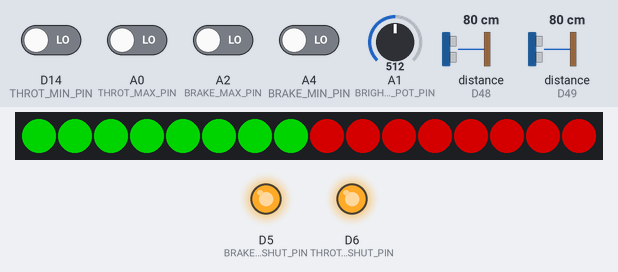
A sketch run on a simulated Arduino MKR. Parts: 16 RGB LEDs in strip order, left to right, output pins drawn as LEDs (lit = HIGH). The test bench sets the inputs (shaded band); at power-on: A0 (THROT_MAX_PIN), A2 (BRAKE_MAX_PIN), A4 (BRAKE_MIN_PIN), D14 (THROT_MIN_PIN) LOW, distance to the obstacle (sensors on D48, D49) 80 cm, A1 (BRIGHTNESS_POT_PIN) = 512. Dim RGB values are drawn brighter than linear; what the sketch prints to the serial monitor is not drawn.

Above: at 2.7 s.
2.8 s: distance to the obstacle (sensor on D48) set to 250 cm
At 3.4 s:
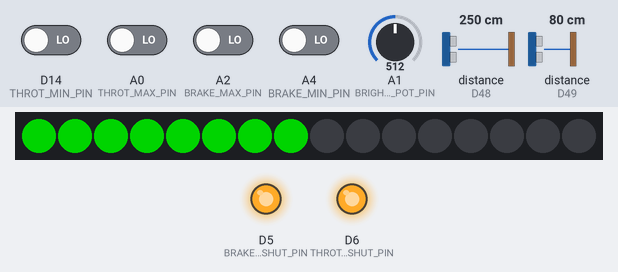
4.3 s: A1 (BRIGHTNESS_POT_PIN) set to 716
5.8 s: distance to the obstacle (sensor on D48) set to 2 cm
At 7.0 s:
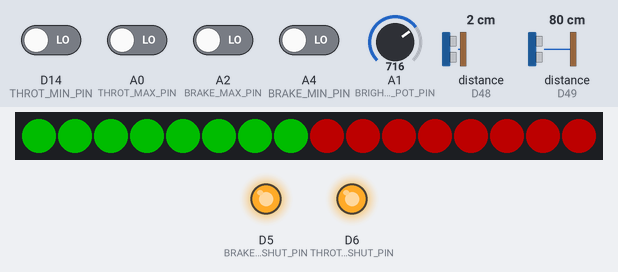
7.3 s: distance to the obstacle (sensor on D49) set to 250 cm
At 8.4 s:
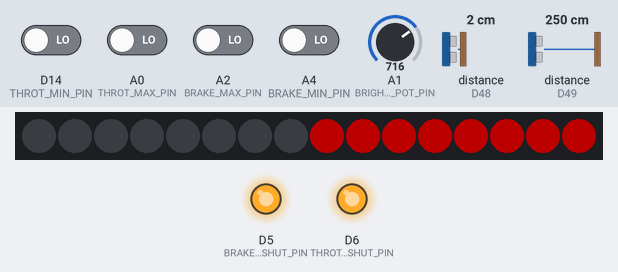
8.8 s: A1 (BRIGHTNESS_POT_PIN) set to 900
10.3 s: distance to the obstacle (sensor on D49) set to 2 cm
At 10.8 s:
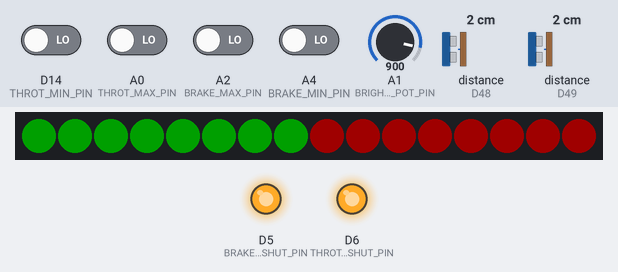
Timing chart, 0 to 12.8 s (numbered marks = the images above; inputs shaded):
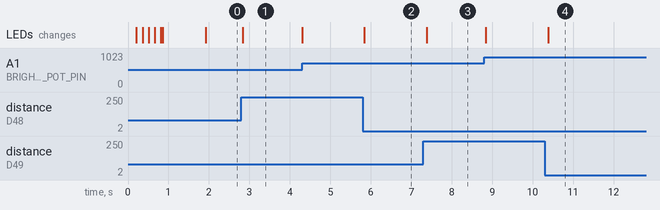

Measured:
- after the input at 2.8 s, the LEDs: change at once (image 1)
- after the input at 5.8 s, the LEDs: change at once (image 2)
- after the input at 7.3 s, the LEDs: change after 0.08 s (image 3)
- after the input at 10.3 s, the LEDs: change after 0.09 s (image 4)

The sketch:

PedalSensorFirmware.ino
```cpp
#include "Adafruit_NeoPixel.h"
#include "Adafruit_VL53L0X.h"
#include <FlashStorage.h>

//PIXELS
#define PIXEL_DATA_PIN        13
#define NUM_BRAKE_PIXELS      8
#define BRAKE_PIXEL_START     15
#define BRAKE_PIXEL_END       (BRAKE_PIXEL_START - NUM_BRAKE_PIXELS) - 1
#define NUM_THROTTLE_PIXELS   8
#define THROTTLE_PIXEL_START  0
#define THROTTLE_PIXEL_END    THROTTLE_PIXEL_START + (NUM_THROTTLE_PIXELS - 1)
#define PIXEL_COUNT           (NUM_BRAKE_PIXELS + NUM_THROTTLE_PIXELS)

//DISTANCE_SENSORS
#define THROTTLE_LOX_XSHUT_PIN  6
#define BRAKE_LOX_XSHUT_PIN     5
#define THROTTLE_LOX_ADDRESS    0x31
#define BRAKE_LOX_ADDRESS       0x30
#define SENSOR_RANGE_MIN        20
#define SENSOR_RANGE_MAX        1200

//MOMENTARY CALIBRATION SWITCHES
#define THROT_MIN_PIN 14
#define THROT_MAX_PIN 15
#define BRAKE_MIN_PIN 19
#define BRAKE_MAX_PIN 17

//POTS
#define BRIGHTNESS_POT_PIN 16

//OTHER
#define SAVE_TO_FLASH true
#define FLASH_UPDATE_DELAY 1000
#define WAIT_FOR_SERIAL_DELAY_MS 1000
#define SKIP_LOX false
#define DEBUG_LOX false
#define MAIN_LOOP_DELAY_MS 10

//GLOBALS
Adafruit_VL53L0X throttleLox = Adafruit_VL53L0X();
Adafruit_VL53L0X brakeLox = Adafruit_VL53L0X();
Adafruit_NeoPixel neo_pixels(PIXEL_COUNT, PIXEL_DATA_PIN, NEO_GRB + NEO_KHZ800);

//Initial sensor bounds (invalid)
int throttleMaxDist = -1;
int throttleMinDist = -1;
int brakeMaxDist = -1;
int brakeMinDist = -1;

//Initial Sensor Disances (invalid)
int throttleDist = -1;
int brakeDist = -1;

//Flash tracking
uint lastFlashWrite = 0;
boolean needToWriteSettings = false;

//Other
boolean justPoweredOn = true;

typedef struct {
  boolean valid;
  int throtMin;
  int throtMax;
  int brakeMin;
  int brakeMax;
} Settings;

FlashStorage(settings_flash_store, Settings);

void setup() {

  /////// setup serial console ///////
  Serial.begin(9600);

  // wait until serial port opens for native USB devices
  int delayStartTime = millis();
  while (!Serial && (millis() - delayStartTime <= WAIT_FOR_SERIAL_DELAY_MS)) {
    delay(1);
    Serial.println("waiting on serial comm...");
  }

  Serial.println("Staring Up...");

  /////// Setup Switches/POTS ///////
  pinMode(THROT_MIN_PIN, INPUT);
  pinMode(THROT_MAX_PIN, INPUT);
  pinMode(BRAKE_MIN_PIN, INPUT);
  pinMode(BRAKE_MAX_PIN, INPUT);
  pinMode(BRIGHTNESS_POT_PIN, INPUT);

  /////// Setup Pixels /////////
  pinMode(PIXEL_DATA_PIN, OUTPUT);

  //Clear Pixels
  neo_pixels.begin();
  clearPixels(0, PIXEL_COUNT);
  neo_pixels.show();


  /////// Setup Distance Sensors ///////
  pinMode(THROTTLE_LOX_XSHUT_PIN, OUTPUT);
  pinMode(BRAKE_LOX_XSHUT_PIN, OUTPUT);
  Serial.println("Resetting L0X sensors");
  digitalWrite(THROTTLE_LOX_XSHUT_PIN, LOW);
  digitalWrite(BRAKE_LOX_XSHUT_PIN, LOW);
  delay(10);

  if(!SKIP_LOX)
  {
    Serial.println("Turning On Brake Sensor");
    digitalWrite(BRAKE_LOX_XSHUT_PIN, HIGH);
    delay(10);

    Serial.println("Setting Brake Sensor Address");
    if(!brakeLox.begin(BRAKE_LOX_ADDRESS)) {
      Serial.println("------Failed to boot Brake Sensor");
      //TODO: Some failure indicator to the user
     // while(1);
    }

    Serial.println("Turning On Throttle Sensor");
    digitalWrite(THROTTLE_LOX_XSHUT_PIN, HIGH);
    delay(10);

    Serial.println("Setting Throttle Sensor Address");
    if(!throttleLox.begin(THROTTLE_LOX_ADDRESS)) {
      Serial.println("--------Failed to boot Throttle Sensor");
      //TODO: Some failure indicator to the user
      //while(1);
    }
  }


  //////// GET FLASH MEM VALUES ///////////
  Settings settings;
  settings = settings_flash_store.read();

  if(settings.valid == false) {
      if(SAVE_TO_FLASH) {
        Serial.println("Flash data not valid, setting default data");
        settings.throtMin = -1;
        settings.throtMax = -1;
        settings.brakeMin = -1;
        settings.brakeMax = -1;
        settings.valid = true;
        settings_flash_store.write(settings);
      }
  } else {
      Serial.println("Found valid flash data:");
      throttleMinDist = settings.throtMin;
      throttleMaxDist = settings.throtMax;
      brakeMinDist = settings.brakeMin;
      brakeMaxDist = settings.brakeMax;
      Serial.print("Throttle Min: "); Serial.println(throttleMinDist);
      Serial.print("Throttle Max: "); Serial.println(throttleMaxDist);
      Serial.print("Brake Min: "); Serial.println(brakeMinDist);
      Serial.print("Brake Max: "); Serial.println(brakeMaxDist);
  }
}

void clearPixels(int startPixel, int endPixel) {
  int temp;

  if(endPixel < startPixel) {
    temp = endPixel;
    endPixel = startPixel;
    startPixel = temp;
  }

  for(int i = startPixel; i < endPixel; i++){
    neo_pixels.setPixelColor(i, 0, 0, 0);
  }
}

void runPowerOnAnimation() {
  clearPixels(0, PIXEL_COUNT);
  neo_pixels.show();

  int brakeLightDirection = (BRAKE_PIXEL_START <= BRAKE_PIXEL_END) ? 1:-1;
  for(int i = BRAKE_PIXEL_START, lightCount = 0; i != BRAKE_PIXEL_END, lightCount < NUM_BRAKE_PIXELS; i += brakeLightDirection, lightCount++) {
      //Light up full lights
      neo_pixels.setPixelColor(i, 5, 0, 0);
      neo_pixels.show();
      delay(50);
  }
//  neo_pixels.show();
//  delay(500);
//
  int throttleLightDirection = (THROTTLE_PIXEL_START <= THROTTLE_PIXEL_END) ? 1:-1;
  for(int i = THROTTLE_PIXEL_START, lightCount = 0; i != THROTTLE_PIXEL_END, lightCount < NUM_THROTTLE_PIXELS; i += throttleLightDirection, lightCount++) {
      //Light up full lights
      neo_pixels.setPixelColor(i, 0, 5, 0);
      neo_pixels.show();
      delay(50);
  }

  neo_pixels.show();
  delay(1000);

  clearPixels(0, PIXEL_COUNT);
  neo_pixels.show();
}

void updatePixels(int throtVal, int brakeVal, int throtMin, int throtMax, int brakeMin, int brakeMax, int maxBrightness) {
  int throtPercent;
  int brakePercent;

  clearPixels(0, PIXEL_COUNT);

  if(throtVal != -1 && throtMin != -1 && throtMax != -1) {
    throtPercent = 100 - map(constrain(throtVal,throtMin,throtMax), throtMin, throtMax, 0, 100);
  } else {
    throtPercent = 0;
  }


  if(brakeVal != -1 && brakeMin != -1 && throtMax != -1) {
    brakePercent = 100 - map(constrain(brakeVal, brakeMin, brakeMax), brakeMin, brakeMax, 0, 100);
  } else {
    brakePercent = 0;
  }

  //THROTTLE
  float wholeThrottleLight = 100 / NUM_THROTTLE_PIXELS;
  int numFullThrottleLights = floor((float)throtPercent / wholeThrottleLight);
  double decimal = ((double)throtPercent / wholeThrottleLight) - (double)floor((float)throtPercent / wholeThrottleLight);
  int partialThrottleLightVal = round(decimal * maxBrightness);
  int throttleLightDirection = (THROTTLE_PIXEL_START <= THROTTLE_PIXEL_END) ? 1:-1;
  for(int i = THROTTLE_PIXEL_START, lightCount = 0; i != THROTTLE_PIXEL_END, lightCount < numFullThrottleLights; i += throttleLightDirection, lightCount++) {
      //Light up full lights
      neo_pixels.setPixelColor(i, 0, maxBrightness, 0);
  }

  //Set partial throttle light
  if(partialThrottleLightVal > 0 && numFullThrottleLights < NUM_THROTTLE_PIXELS) {
    neo_pixels.setPixelColor(THROTTLE_PIXEL_START + (numFullThrottleLights * throttleLightDirection), 0, partialThrottleLightVal, 0);
  }

  double wholeBrakeLight = (double)100 / (double)NUM_BRAKE_PIXELS;
  int numFullBrakeLights = floor((double)brakePercent / (double)wholeBrakeLight);
  decimal = ((double)brakePercent / wholeBrakeLight) - (double)floor((double)brakePercent / (double)wholeBrakeLight);
  int partialBrakeLightVal = round(decimal * maxBrightness);
  int brakeLightDirection = (BRAKE_PIXEL_START <= BRAKE_PIXEL_END) ? 1:-1;
  for(int i = BRAKE_PIXEL_START, lightCount = 0; i != BRAKE_PIXEL_END, lightCount < numFullBrakeLights; i += brakeLightDirection, lightCount++) {
      //Light up full lights
      neo_pixels.setPixelColor(i, maxBrightness, 0, 0);
  }

  //Set partial brake light
  if(partialBrakeLightVal > 0 && numFullBrakeLights < NUM_BRAKE_PIXELS) {
    neo_pixels.setPixelColor(BRAKE_PIXEL_START + (numFullBrakeLights * brakeLightDirection), partialBrakeLightVal, 0, 0);
  }

}

void loop() {
  //Serial.println("Loop Start");
  //RANGE SENSOR DATA
  VL53L0X_RangingMeasurementData_t throttleMeasure;
  VL53L0X_RangingMeasurementData_t brakeMeasure;

  //THROTTLE
  if(!SKIP_LOX)
  {
    if(DEBUG_LOX) {
      Serial.println("THROTTLE LOX DEBUG");
    }
    throttleLox.rangingTest(&throttleMeasure, DEBUG_LOX); // pass in 'true' to get debug data printout!
    if(throttleMeasure.RangeStatus != 4) {
      throttleDist = throttleMeasure.RangeMilliMeter;
      if(throttleMaxDist == -1 || digitalRead(THROT_MAX_PIN)== HIGH){
        //Set Max distance
        Serial.print("Setting Throttle Max Dist: ");
        throttleMaxDist = throttleDist;
        Serial.println(throttleMaxDist);
        needToWriteSettings = true;
      }

      if(throttleMinDist == -1 || digitalRead(THROT_MIN_PIN) == HIGH) {
        //Set Min Distance
        Serial.print("Setting Throttle Min Dist: ");
        throttleMinDist = throttleDist;
        Serial.println(throttleMinDist);
        needToWriteSettings = true;
      }

    } else {
      //out of range
      throttleDist = -1;
    }
  }


  //BRAKE
  if(!SKIP_LOX)
  {
    if(DEBUG_LOX) {
      Serial.println("BRAKE LOX DEBUG");
    }
    brakeLox.rangingTest(&brakeMeasure, DEBUG_LOX); // pass in 'true' to get debug data printout!
    if(brakeMeasure.RangeStatus != 4) {
      brakeDist = brakeMeasure.RangeMilliMeter;
      if(brakeMaxDist == -1 || digitalRead(BRAKE_MAX_PIN) == HIGH){
        //Set Max distance
        Serial.print("Setting Brake Max Dist: ");
        brakeMaxDist = brakeDist;
        Serial.println(brakeMaxDist);
        needToWriteSettings = true;
      }

      if(brakeMinDist == -1 || digitalRead(BRAKE_MIN_PIN) == HIGH) {
        //Set Min Distance
        Serial.print("Setting Brake Min Dist: ");
        brakeMinDist = brakeDist;
        Serial.println(brakeMinDist);
        needToWriteSettings = true;
      }

    } else {
        //out of range
        brakeDist = -1;
    }
  }


  if(needToWriteSettings == true &&
    SAVE_TO_FLASH &&
    millis() - FLASH_UPDATE_DELAY >= lastFlashWrite)
  {
    Settings settings;
    Serial.println("Saving Settings To Flash Memory");
    settings.throtMin = throttleMinDist;
    settings.throtMax = throttleMaxDist;
    settings.brakeMin = brakeMinDist;
    settings.brakeMax = brakeMaxDist;
    settings.valid = true;

    settings_flash_store.write(settings);
    needToWriteSettings = false;
    lastFlashWrite = millis();
  }

  //BRIGHTNESS
  int maxBrightness = analogRead(BRIGHTNESS_POT_PIN);
  maxBrightness = 255 - map(maxBrightness, 0, 1024, 0, 255);

  //DEBUGGING
//  Serial.print("ThrottleDist: ");
//  Serial.println(throttleDist);
//  Serial.print("BrakeDist: ");
//  Serial.println(brakeDist);

  //PIXELS

  if(justPoweredOn) {
    justPoweredOn = false;
    runPowerOnAnimation();
  }

  updatePixels(throttleDist, brakeDist, throttleMinDist, throttleMaxDist, brakeMinDist, brakeMaxDist, maxBrightness);
  neo_pixels.show();
  delay(MAIN_LOOP_DELAY_MS);
  //Serial.println("Loop End");
}
```
